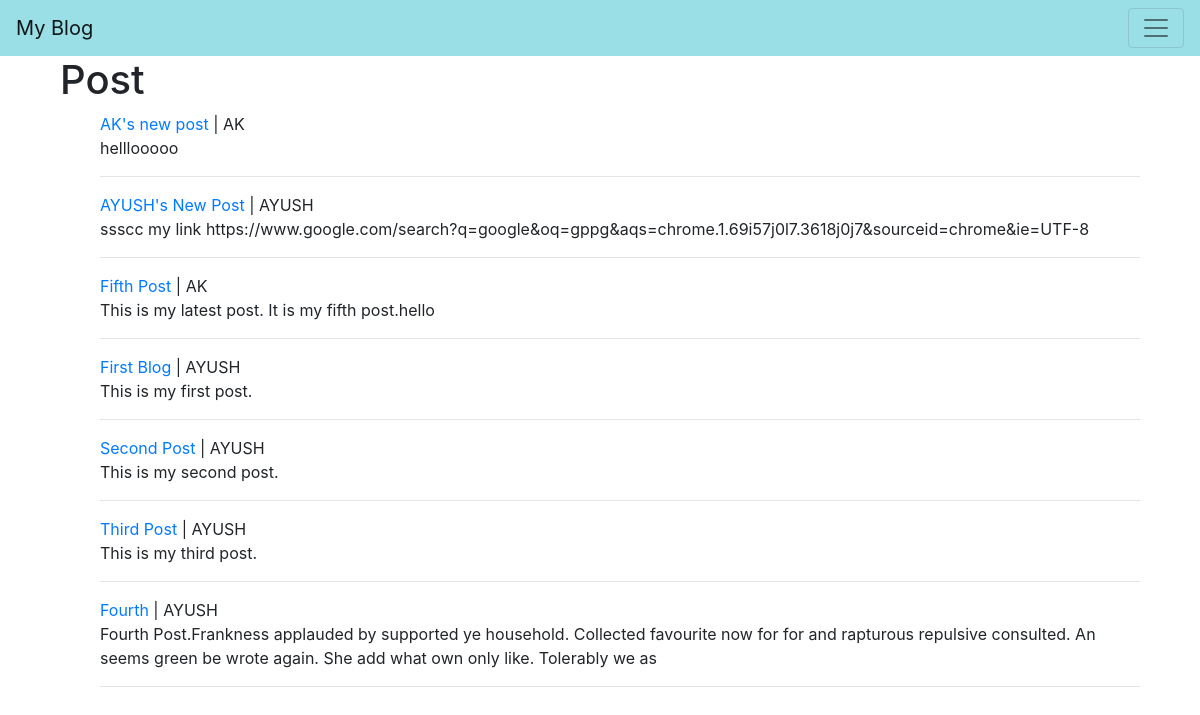
The page / on the database its author committed.
### theblog/models.py (models this page shows, shortened)
class Post(models.Model):
    title=models.CharField(max_length=255)
    author=models.ForeignKey(User,on_delete=models.CASCADE)
    body=models.TextField()
    post_date=models.DateField(auto_now_add=True)
    likes=models.ManyToManyField(User,related_name="blog_posts")

### theblog/views.py (the view)
# urls.py: path('',HomeView.as_view(),name='home'),
class HomeView(ListView):
    model=Post
    template_name='home.html'
    ordering=['-post_date']

### theblog/templates/home.html (shortened to what this page needs)
{% extends 'base.html' %}
{% block content %}
<!DOCTYPE html>
<html lang="en" dir="ltr">
  <head>
  </head>
  <body>
  <div class="container">
    <h1>Post</h1>
    <ul>
      {% for post in object_list %}
       <a href="{% url 'article-detail' post.pk %}"> {{post.title}}</a> | {{post.author}}
      {{post.body|slice:":200"}}<hr>
      {% endfor %}
    </ul>
</div>
  </body>
</html>
{% endblock %}

### theblog/templates/base.html (shortened to what this page needs)
<!doctype html>
<html lang="en">
  <head>
    <link rel="stylesheet" href="https://stackpath.bootstrapcdn.com/bootstrap/4.5.0/css/bootstrap.min.css">
  </head>
  <body>
  <nav class="navbar navbar-light" style="background-color: #9adee6">
  <a class="navbar-brand" href="{% url 'home' %}">My Blog</a>
  <button class="navbar-toggler" type="button" data-toggle="collapse" data-target="#navbarSupportedContent" aria-controls="navbarSupportedContent" aria-expanded="false" aria-label="Toggle navigation">
    <span class="navbar-toggler-icon"></span>
  </button>
</nav>
    <div class="container">
    {% block content %}
    {% endblock %}
    </div>
  </body>
</html>

### rows shown on the page
Post: title "AK's new post", author "AK", body "helllooooo"
Post: title "AYUSH's New Post", author "AYUSH", body "ssscc my link https://www.google.com/search?q=google&oq=gppg&aqs=chrome.1.69i57j0l7.3618j0j7&sourceid=chrome&ie=UTF-8"
Post: title "Fifth Post", author "AK", body "This is my latest post. It is my fifth post.hello"
Post: title "First Blog", author "AYUSH", body "This is my first post."
Post: title "Second Post", author "AYUSH", body "This is my second post."
Post: title "Third Post", author "AYUSH", body "This is my third post."
Post: title "Fourth", author "AYUSH", body "Fourth Post.Frankness applauded by supported ye household. Collected favourite now for for and rapturous repulsive consulted. An seems green be wrote again. She add what own only like. Tolerably we as"
